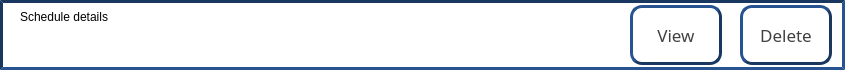
<?xml version="1.0" encoding="UTF-8"?>
<ui version="4.0">
 <class>HNS_Schedule_List_Item</class>
 <widget class="QWidget" name="HNS_Schedule_List_Item">
  <property name="geometry">
   <rect>
    <x>0</x>
    <y>0</y>
    <width>845</width>
    <height>70</height>
   </rect>
  </property>
  <property name="sizePolicy">
   <sizepolicy hsizetype="Fixed" vsizetype="Fixed">
    <horstretch>0</horstretch>
    <verstretch>0</verstretch>
   </sizepolicy>
  </property>
  <property name="windowTitle">
   <string>Form</string>
  </property>
  <property name="styleSheet">
   <string notr="true">QWidget{
background-color:#FFFFFF;
border-style:inset;
border-width:3px;
border-color:#1A3760;
}

QLabel{
background-color:#FFFFFF;
border:none;
}</string>
  </property>
  <widget class="QPushButton" name="PB_Sched_Del">
   <property name="geometry">
    <rect>
     <x>740</x>
     <y>5</y>
     <width>92</width>
     <height>60</height>
    </rect>
   </property>
   <property name="sizePolicy">
    <sizepolicy hsizetype="Fixed" vsizetype="Fixed">
     <horstretch>0</horstretch>
     <verstretch>0</verstretch>
    </sizepolicy>
   </property>
   <property name="font">
    <font>
     <family>aakar</family>
     <pointsize>13</pointsize>
    </font>
   </property>
   <property name="styleSheet">
    <string notr="true">QPushButton{
	background-color:#FFFFFF;
	color:#414141;
	border-style:outset;
	border-width:3px;
	border-color:#1A3760;
	border-radius:12px;
}</string>
   </property>
   <property name="text">
    <string>Delete</string>
   </property>
  </widget>
  <widget class="QPushButton" name="PB_Sched_Edt">
   <property name="geometry">
    <rect>
     <x>630</x>
     <y>5</y>
     <width>92</width>
     <height>60</height>
    </rect>
   </property>
   <property name="sizePolicy">
    <sizepolicy hsizetype="Fixed" vsizetype="Fixed">
     <horstretch>0</horstretch>
     <verstretch>0</verstretch>
    </sizepolicy>
   </property>
   <property name="font">
    <font>
     <family>aakar</family>
     <pointsize>13</pointsize>
    </font>
   </property>
   <property name="styleSheet">
    <string notr="true">QPushButton{
	background-color:#FFFFFF;
	color:#414141;
	border-style:outset;
	border-width:3px;
	border-color:#1A3760;
	border-radius:12px;
}</string>
   </property>
   <property name="text">
    <string>View</string>
   </property>
  </widget>
  <widget class="QLabel" name="LBL_Sched_Details">
   <property name="geometry">
    <rect>
     <x>20</x>
     <y>10</y>
     <width>581</width>
     <height>51</height>
    </rect>
   </property>
   <property name="sizePolicy">
    <sizepolicy hsizetype="Preferred" vsizetype="Preferred">
     <horstretch>0</horstretch>
     <verstretch>0</verstretch>
    </sizepolicy>
   </property>
   <property name="minimumSize">
    <size>
     <width>400</width>
     <height>20</height>
    </size>
   </property>
   <property name="text">
    <string>Schedule details</string>
   </property>
   <property name="alignment">
    <set>Qt::AlignLeading|Qt::AlignLeft|Qt::AlignTop</set>
   </property>
  </widget>
 </widget>
 <resources/>
 <connections/>
</ui>
